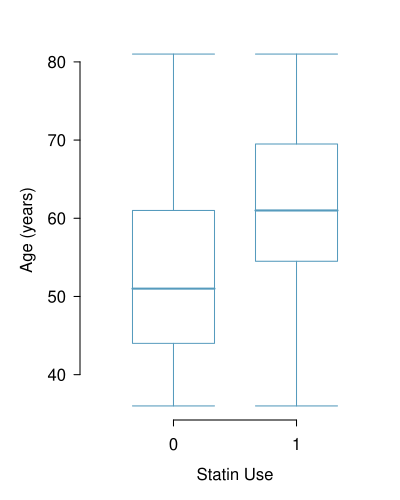

The script that drew this image:
library(openintro)
library(oibiostat)
data(COL)
data(prevend.samp)

myPDF("prevendStatinAgeBoxPlot.pdf", 4.0, 5.0,
      mar = c(4.0, 4.0, 2.0, 0.5),
      mgp = c(2.2, 0.7, 0))
boxPlot(prevend.samp$Age, prevend.samp$Statin,
        ylab = 'Age (years)',
        xlab = 'Statin Use',
        pch = 19,
        cex = 1.0,
        lcol = COL[1],
        col = COL[1,3],
        axes = TRUE)

dev.off()
